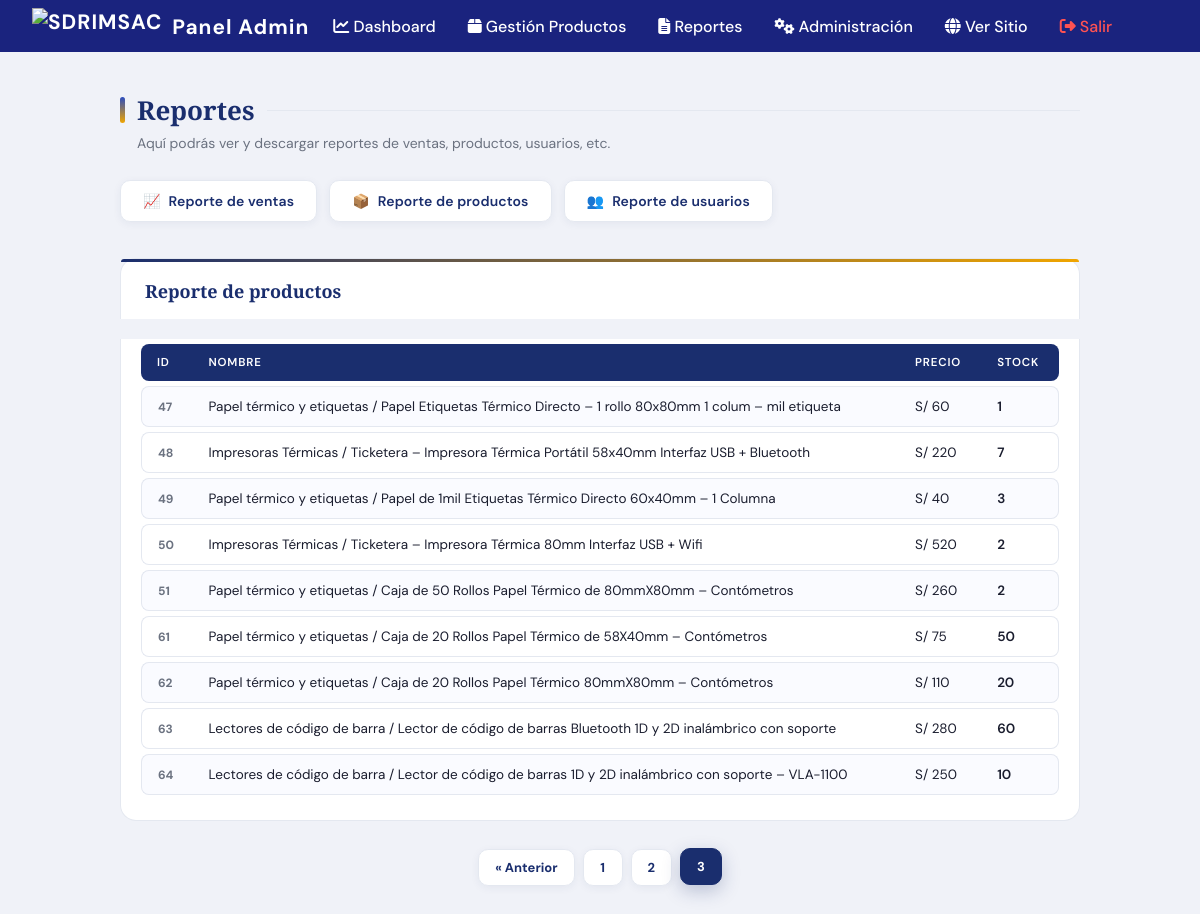
Page /public/admin/reportes.php?reporte=productos&pagina=3 on the committed database.
### tables this page shows
CREATE TABLE `productos` (
  `id` int(11) NOT NULL,
  `nombre` varchar(100) NOT NULL,
  `descripcion` text DEFAULT NULL,
  `precio` decimal(10,2) DEFAULT NULL,
  `stock` int(11) DEFAULT 0,
  `imagen` varchar(255) DEFAULT NULL,
  `views` int(11) DEFAULT 0,
  `vistas` int(11) DEFAULT 0,
  `vendidos` int(11) DEFAULT 0,
  `favoritos` int(11) DEFAULT 0
);

### public/admin/reportes.php (the view, shortened to what this page needs)
<?php
include __DIR__ . '/includes/header_admin.php';
require_once __DIR__ . '/../../config/database.php';
?>
<link rel="stylesheet" href="assets/css/reportes.css">
<section class="reportes-section">
    <h2>Reportes</h2>
    <p>Aquí podrás ver y descargar reportes de ventas, productos, usuarios, etc.</p>
    <ul>
        <li><a href="?reporte=ventas">Reporte de ventas</a></li>
        <li><a href="?reporte=productos">Reporte de productos</a></li>
        <li><a href="?reporte=usuarios">Reporte de usuarios</a></li>
    </ul>
    <?php
    if(isset($_GET['reporte'])){
        $tipo = $_GET['reporte'];
        if($tipo === 'productos'){
            echo '<h3>Reporte de productos</h3>';
            $productosPorPagina = 10;
            $totalProductos = $conn->query("SELECT COUNT(*) as total FROM productos")->fetch_assoc()['total'];
            $totalPaginas = ceil($totalProductos / $productosPorPagina);
            $paginaActual = isset($_GET['pagina']) ? max(1, intval($_GET['pagina'])) : 1;
            $offset = ($paginaActual - 1) * $productosPorPagina;
            $q = $conn->query("SELECT id, nombre, precio, stock FROM productos ORDER BY id ASC LIMIT $productosPorPagina OFFSET $offset");
            echo '<table><tr><th>ID</th><th>Nombre</th><th>Precio</th><th>Stock</th></tr>';
            while($r = $q->fetch_assoc()){
                echo '<tr><td>'.intval($r['id']).'</td><td>'.htmlspecialchars($r['nombre']).'</td><td>S/ '.floatval($r['precio']).'</td><td>'.intval($r['stock']).'</td></tr>';
            }
            echo '</table>';
            echo '<nav class="paginacion" style="margin-top:20px; text-align:center;">';
            if($paginaActual > 1){
                echo '<a href="?reporte=productos&pagina='.($paginaActual-1).'" class="paginacion-btn">&laquo; Anterior</a>';
            }
            for($i=1; $i<=$totalPaginas; $i++){
                echo '<a href="?reporte=productos&pagina='.$i.'" class="paginacion-btn'.($i==$paginaActual?' activa':'').'"> '.$i.' </a>';
            }
            echo '</nav>';
        }
    }
    ?>
</section>

### public/assets/css/dashboard.css (style rules this page uses)
:root { --primary: #1a2e6e; --primary-light: #2a4cbf; --accent: #f0a500; --accent-soft: #fff7e0; --bg: #f0f2f8; --card: #ffffff; --text: #1a1d2e; --muted: #6b7280; --border: #e4e8f0; --success: #059669; --danger: #dc2626; --pending: #d97706; --shadow: 0 4px 24px rgba(26,46,110,0.10); --radius: 16px; }
*, *::before, *::after { box-sizing: border-box; margin: 0; padding: 0; }

### rows in the picture
productos: id "47", nombre "Papel térmico y etiquetas / Papel Etiquetas Térmico Directo – 1 rollo 80x80mm 1 colum – mil etiqueta", precio "60", stock "1"
productos: id "48", nombre "Impresoras Térmicas / Ticketera – Impresora Térmica Portátil 58x40mm Interfaz USB + Bluetooth", precio "220", stock "7"
productos: id "49", nombre "Papel térmico y etiquetas / Papel de 1mil Etiquetas Térmico Directo 60x40mm – 1 Columna", precio "40", stock "3"
productos: id "50", nombre "Impresoras Térmicas / Ticketera – Impresora Térmica 80mm Interfaz USB + Wifi", precio "520", stock "2"
productos: id "51", nombre "Papel térmico y etiquetas / Caja de 50 Rollos Papel Térmico de 80mmX80mm – Contómetros", precio "260", stock "2"
productos: id "61", nombre "Papel térmico y etiquetas / Caja de 20 Rollos Papel Térmico de 58X40mm – Contómetros", precio "75", stock "50"
productos: id "62", nombre "Papel térmico y etiquetas / Caja de 20 Rollos Papel Térmico 80mmX80mm – Contómetros", precio "110", stock "20"
productos: id "63", nombre "Lectores de código de barra / Lector de código de barras Bluetooth 1D y 2D inalámbrico con soporte", precio "280", stock "60"
productos: id "64", nombre "Lectores de código de barra / Lector de código de barras 1D y 2D inalámbrico con soporte – VLA-1100", precio "250", stock "10"
